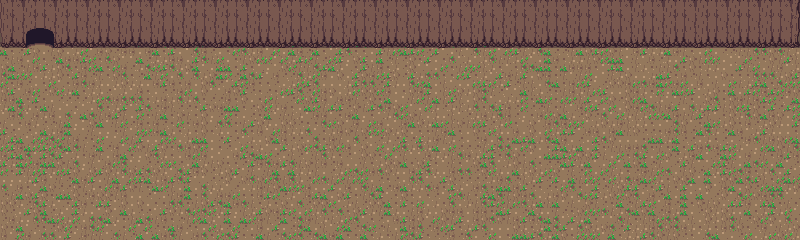

This game map was drawn from its Tiled (.tmx) file and the tilesets committed beside it. A one-line description and the trimmed map source follow:
An orthogonal 100x30 tile map with 8x8 px tiles, 4 tile layers (hitbox, floor1, infrastructure1, infrastructure2), 2 tilesets.

<map version="1.9" tiledversion="1.9.0" orientation="orthogonal" renderorder="left-down" width="100" height="30" tilewidth="8" tileheight="8" infinite="0" nextlayerid="5" nextobjectid="1">
 <tileset firstgid="1" name="Overworld" tilewidth="8" tileheight="8" tilecount="5760" columns="80">
  <image source="gfx/Overworld.png" width="640" height="576" />
 </tileset>
 <tileset firstgid="5761" source="gfx/Inner.tsx" />
 <layer id="4" name="hitbox" width="100" height="30">
  <data>[3000 cells, 246 non-empty, 2 distinct tile ids]</data>
 </layer>
 <layer id="2" name="floor1" width="100" height="30">
  <data>[3000 cells, 2700 non-empty, 12 distinct tile ids]</data>
 </layer>
 <layer id="1" name="infrastructure1" width="100" height="30">
  <data>[3000 cells, 600 non-empty, 36 distinct tile ids]</data>
 </layer>
 <layer id="3" name="infrastructure2" width="100" height="30">
  <data>[3000 cells, 12 non-empty, 12 distinct tile ids]</data>
 </layer>
</map>
